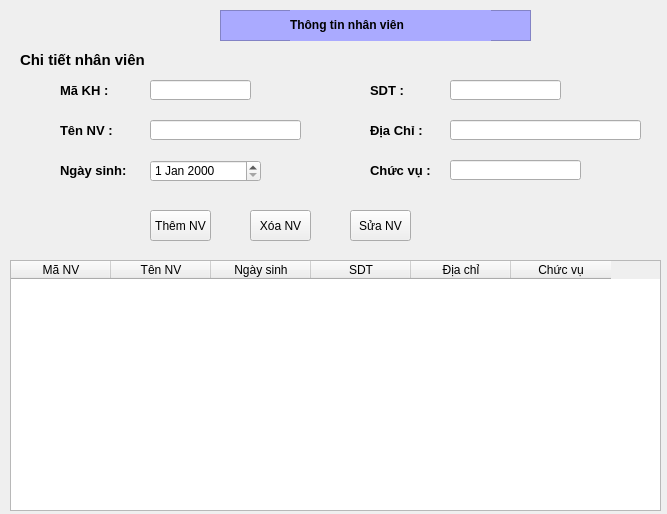
<?xml version="1.0" encoding="UTF-8"?>
<ui version="4.0">
 <class>Form</class>
 <widget class="QWidget" name="Form">
  <property name="geometry">
   <rect>
    <x>0</x>
    <y>0</y>
    <width>667</width>
    <height>514</height>
   </rect>
  </property>
  <property name="windowTitle">
   <string>Form</string>
  </property>
  <widget class="QFrame" name="frame">
   <property name="geometry">
    <rect>
     <x>220</x>
     <y>10</y>
     <width>311</width>
     <height>31</height>
    </rect>
   </property>
   <property name="styleSheet">
    <string notr="true">background-color:rgb(170, 170, 255)</string>
   </property>
   <property name="frameShape">
    <enum>QFrame::StyledPanel</enum>
   </property>
   <property name="frameShadow">
    <enum>QFrame::Raised</enum>
   </property>
   <widget class="QLabel" name="label_2">
    <property name="geometry">
     <rect>
      <x>70</x>
      <y>0</y>
      <width>201</width>
      <height>31</height>
     </rect>
    </property>
    <property name="toolTip">
     <string>&lt;html&gt;&lt;head/&gt;&lt;body&gt;&lt;p&gt;&lt;br/&gt;&lt;/p&gt;&lt;/body&gt;&lt;/html&gt;</string>
    </property>
    <property name="styleSheet">
     <string notr="true">font: 75 16pt &quot;Times New Roman&quot;;</string>
    </property>
    <property name="text">
     <string>&lt;html&gt;&lt;head/&gt;&lt;body&gt;&lt;p&gt;&lt;span style=&quot; font-weight:600;&quot;&gt;Thông tin nhân viên&lt;/span&gt;&lt;/p&gt;&lt;/body&gt;&lt;/html&gt;</string>
    </property>
    <property name="textFormat">
     <enum>Qt::AutoText</enum>
    </property>
    <property name="scaledContents">
     <bool>false</bool>
    </property>
   </widget>
  </widget>
  <widget class="QLabel" name="label_3">
   <property name="geometry">
    <rect>
     <x>20</x>
     <y>50</y>
     <width>141</width>
     <height>21</height>
    </rect>
   </property>
   <property name="text">
    <string>&lt;html&gt;&lt;head/&gt;&lt;body&gt;&lt;p&gt;&lt;span style=&quot; font-size:11pt; font-weight:600;&quot;&gt;Chi tiết nhân viên&lt;/span&gt;&lt;/p&gt;&lt;/body&gt;&lt;/html&gt;</string>
   </property>
  </widget>
  <widget class="QLabel" name="label_4">
   <property name="geometry">
    <rect>
     <x>60</x>
     <y>80</y>
     <width>61</width>
     <height>21</height>
    </rect>
   </property>
   <property name="text">
    <string>&lt;html&gt;&lt;head/&gt;&lt;body&gt;&lt;p&gt;&lt;span style=&quot; font-size:10pt; font-weight:600;&quot;&gt;Mã KH :&lt;/span&gt;&lt;/p&gt;&lt;/body&gt;&lt;/html&gt;</string>
   </property>
  </widget>
  <widget class="QLineEdit" name="lineEdit">
   <property name="geometry">
    <rect>
     <x>150</x>
     <y>80</y>
     <width>101</width>
     <height>20</height>
    </rect>
   </property>
  </widget>
  <widget class="QLabel" name="label_5">
   <property name="geometry">
    <rect>
     <x>60</x>
     <y>120</y>
     <width>61</width>
     <height>21</height>
    </rect>
   </property>
   <property name="text">
    <string>&lt;html&gt;&lt;head/&gt;&lt;body&gt;&lt;p&gt;&lt;span style=&quot; font-size:10pt; font-weight:600;&quot;&gt;Tên NV :&lt;/span&gt;&lt;/p&gt;&lt;/body&gt;&lt;/html&gt;</string>
   </property>
  </widget>
  <widget class="QLabel" name="label_6">
   <property name="geometry">
    <rect>
     <x>60</x>
     <y>160</y>
     <width>71</width>
     <height>21</height>
    </rect>
   </property>
   <property name="text">
    <string>&lt;html&gt;&lt;head/&gt;&lt;body&gt;&lt;p&gt;&lt;span style=&quot; font-size:10pt; font-weight:600;&quot;&gt;Ngày sinh: &lt;/span&gt;&lt;/p&gt;&lt;/body&gt;&lt;/html&gt;</string>
   </property>
  </widget>
  <widget class="QDateEdit" name="dateEdit_2">
   <property name="geometry">
    <rect>
     <x>150</x>
     <y>160</y>
     <width>111</width>
     <height>22</height>
    </rect>
   </property>
  </widget>
  <widget class="QLineEdit" name="lineEdit_2">
   <property name="geometry">
    <rect>
     <x>150</x>
     <y>120</y>
     <width>151</width>
     <height>20</height>
    </rect>
   </property>
  </widget>
  <widget class="QLabel" name="label_7">
   <property name="geometry">
    <rect>
     <x>370</x>
     <y>80</y>
     <width>61</width>
     <height>21</height>
    </rect>
   </property>
   <property name="text">
    <string>&lt;html&gt;&lt;head/&gt;&lt;body&gt;&lt;p&gt;&lt;span style=&quot; font-size:10pt; font-weight:600;&quot;&gt;SDT :&lt;/span&gt;&lt;/p&gt;&lt;/body&gt;&lt;/html&gt;</string>
   </property>
  </widget>
  <widget class="QLabel" name="label_8">
   <property name="geometry">
    <rect>
     <x>370</x>
     <y>160</y>
     <width>61</width>
     <height>21</height>
    </rect>
   </property>
   <property name="text">
    <string>&lt;html&gt;&lt;head/&gt;&lt;body&gt;&lt;p&gt;&lt;span style=&quot; font-size:10pt; font-weight:600;&quot;&gt;Chức vụ :&lt;/span&gt;&lt;/p&gt;&lt;/body&gt;&lt;/html&gt;</string>
   </property>
  </widget>
  <widget class="QLineEdit" name="lineEdit_3">
   <property name="geometry">
    <rect>
     <x>450</x>
     <y>80</y>
     <width>111</width>
     <height>20</height>
    </rect>
   </property>
  </widget>
  <widget class="QLabel" name="label_10">
   <property name="geometry">
    <rect>
     <x>370</x>
     <y>120</y>
     <width>61</width>
     <height>21</height>
    </rect>
   </property>
   <property name="text">
    <string>&lt;html&gt;&lt;head/&gt;&lt;body&gt;&lt;p&gt;&lt;span style=&quot; font-size:10pt; font-weight:600;&quot;&gt;Địa Chỉ :&lt;/span&gt;&lt;/p&gt;&lt;/body&gt;&lt;/html&gt;</string>
   </property>
  </widget>
  <widget class="QLineEdit" name="lineEdit_4">
   <property name="geometry">
    <rect>
     <x>450</x>
     <y>120</y>
     <width>191</width>
     <height>20</height>
    </rect>
   </property>
  </widget>
  <widget class="QLineEdit" name="lineEdit_5">
   <property name="geometry">
    <rect>
     <x>450</x>
     <y>160</y>
     <width>131</width>
     <height>20</height>
    </rect>
   </property>
  </widget>
  <widget class="QPushButton" name="btnAddNV">
   <property name="geometry">
    <rect>
     <x>150</x>
     <y>210</y>
     <width>61</width>
     <height>31</height>
    </rect>
   </property>
   <property name="styleSheet">
    <string notr="true"/>
   </property>
   <property name="text">
    <string>Thêm NV</string>
   </property>
  </widget>
  <widget class="QPushButton" name="btnAddNV_2">
   <property name="geometry">
    <rect>
     <x>250</x>
     <y>210</y>
     <width>61</width>
     <height>31</height>
    </rect>
   </property>
   <property name="styleSheet">
    <string notr="true"/>
   </property>
   <property name="text">
    <string>Xóa NV</string>
   </property>
  </widget>
  <widget class="QPushButton" name="btnAddNV_3">
   <property name="geometry">
    <rect>
     <x>350</x>
     <y>210</y>
     <width>61</width>
     <height>31</height>
    </rect>
   </property>
   <property name="styleSheet">
    <string notr="true"/>
   </property>
   <property name="text">
    <string>Sửa NV</string>
   </property>
  </widget>
  <widget class="QTableWidget" name="tableWidget">
   <property name="geometry">
    <rect>
     <x>10</x>
     <y>260</y>
     <width>651</width>
     <height>251</height>
    </rect>
   </property>
   <column>
    <property name="text">
     <string>Mã NV</string>
    </property>
   </column>
   <column>
    <property name="text">
     <string>Tên NV</string>
    </property>
   </column>
   <column>
    <property name="text">
     <string>Ngày sinh</string>
    </property>
   </column>
   <column>
    <property name="text">
     <string>SDT</string>
    </property>
   </column>
   <column>
    <property name="text">
     <string>Địa chỉ</string>
    </property>
   </column>
   <column>
    <property name="text">
     <string>Chức vụ</string>
    </property>
   </column>
  </widget>
 </widget>
 <resources/>
 <connections/>
</ui>
